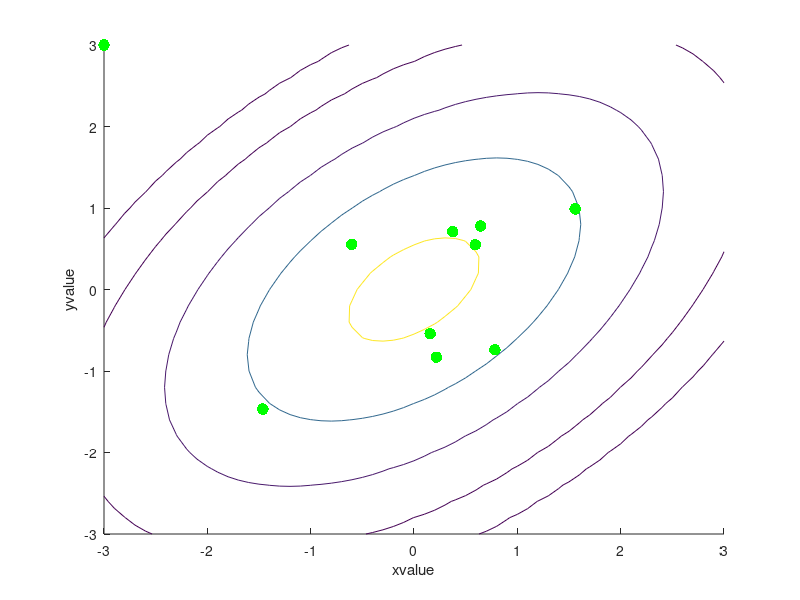

MATLAB code for this plot:
%Gibbs Sampling code 
%Here we will be sampling from a 2d gaussian, assuming 
%we can sample for 1d gaussian which is the conditional distribution
sample=[-3 3]; %Storing the 2d values obtained after initilizing
param=0.5; 
sigma=[1,param;param,1];% Covariance matrix, with correlation along one dimension
mean = [0 0];       %Zero mean for our example.
num_samples=10;
%First let us plot the contours and hold the figure to visualize the
%sampling.
a = -3:.1:3;
b = -3:.2:3;

[A,B] = meshgrid(a,b);
F = mvnpdf([A(:) B(:)],mean,sigma);
F = reshape(F,length(b),length(a));

mvncdf([0 0],[1 1],mean,sigma);
figure;
hold on;
contour(a,b,F,[.0001 .001 .01 .05:.1:.95 .99 .999 .9999]);
xlabel('xvalue'); ylabel('yvalue');

for i=1:num_samples
   plot(sample(i,1),sample(i,2),'g.','MarkerSize',25);
   sample(i+1,1)=normrnd(param*(sample(i,2)),1-param^2); %We have derived the conditional distribution formula
   sample(i+1,2)=normrnd(param*(sample(i+1,1)),1-param^2);
   %pause
end
hold off;
